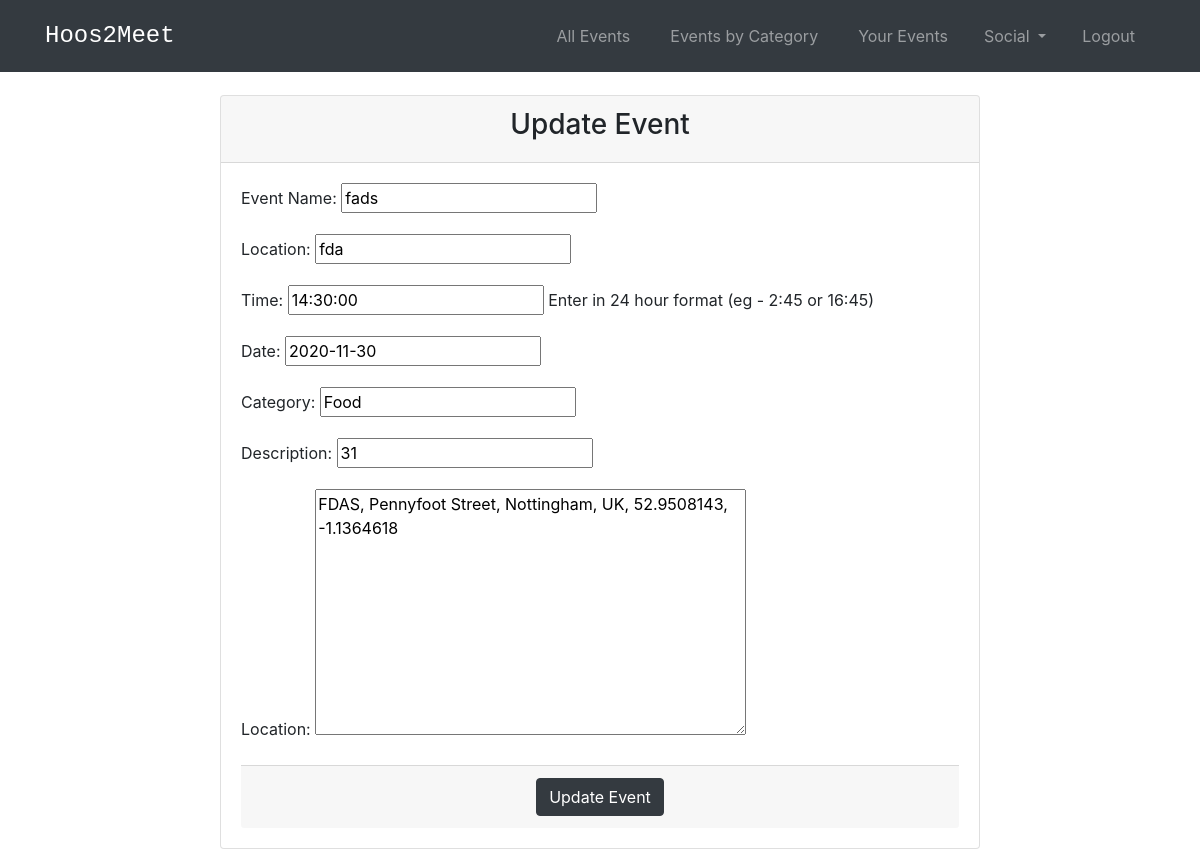
The page /events/update/9/ (signed in) on the database its author committed.
### events/models.py (models this page shows, shortened)
class Event(models.Model):
    title_text = models.CharField("Event Name", max_length=255)
    location_text = models.CharField("Location", max_length=100)
    date = models.DateField(default=datetime.date.today)
    time = models.TimeField(default = '14:30',help_text="Enter in 24 hour format (eg - 2:45 or 16:45)")
    category_text = models.CharField("Category", max_length=255,default = 'Uncategorized')
    description_text = models.CharField("Description", max_length=200)
    organizer = models.ForeignKey(User, default = 1, on_delete=models.CASCADE,related_name='organizer')
    location=PlacesField()
    rsvps = models.ManyToManyField(User, related_name='rsvps') #blank=True )
    """"
    def get_absolute_url(self):
        return reverse('events:detail', kwargs={'pk': self.pk})
    """

### events/views.py (the view, shortened to what this page needs)
# urls.py: path('update/<int:pk>/', views.UpdateView.as_view(), name='update_event'),
class UpdateView(generic.UpdateView):
    model = Event
    template_name = 'events/update_event.html'
    fields = ['title_text', 'location_text','time', 'date', 'category_text','description_text' , 'location']

### events/templates/events/update_event.html (shortened to what this page needs)
<!DOCTYPE html>
<html lang="en">
<head>
    {% extends 'base.html' %}
    {% load socialaccount %}
{% block content %}
{% if user.is_authenticated %}
    <form action="{% url 'events:update_event' event.id%}"method="post">
      <div class="container">
        <div class="card">
          <div class="card-header">
            <h3 class="text-center login-title">Update Event</h3>
          </div>
           <div class="card-body">
            {{ form.as_p }}
          <div class="card-footer">
            <div class = "d-flex justify-content-center links">
              <a action= "{% url 'events:post_event' %}">
               <button type="submit" class="btn btn-dark" >Update Event</button>
              </a>
            </div>
          </div>
        </div>
      </div>
    </form>
{% endif %}
{% endblock %}

### templates/base.html (style rules this page uses)
body { padding-top: 70px; }

### rows shown on the page
Event: title_text "fads", location_text "fda", time "14:30:00", date "2020-11-30", category_text "Food", description_text "31", location "FDAS, Pennyfoot Street, Nottingham, UK, 52.9508143, -1.1364618"
